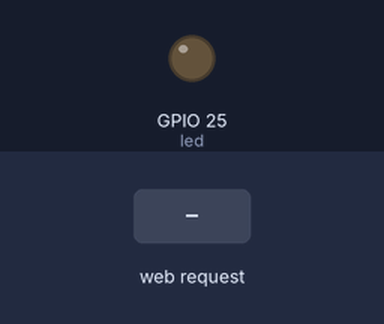
This sketch was run on a simulated ESP32. On the bench: output pins drawn as LEDs (lit = HIGH). The test bench sets the inputs (shaded band). What the sketch prints to the serial monitor is not drawn.

Above: at 1.2 s.
1.3 s: HTTP request GET /on received
At 2.3 s:
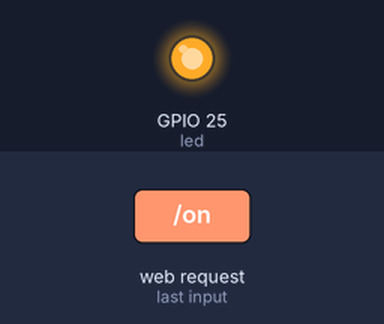
2.8 s: HTTP request GET / received
At 3.5 s:
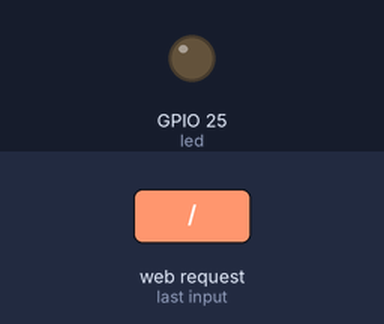
Timing chart, 0 to 5.8 s (numbered marks = the images above; inputs shaded):
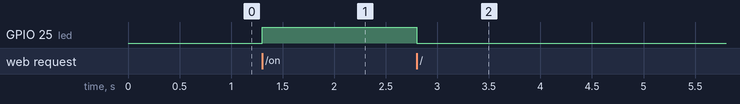

Measured:
- after the input at 1.3 s, GPIO 25 (led): LOW → HIGH at once
- after the input at 2.8 s, GPIO 25 (led): HIGH → LOW at once

The sketch:

esp32.HT.web.server.ap.190223.ino
```cpp
#include <WiFi.h>
#include <WiFiClient.h>
#include <WebServer.h>
#include <ESPmDNS.h>
WebServer server(80);

const char* ssid = "smartcomputerlab";
const char* password = "esp32";

const int led = 25;

void handleRoot() {
  digitalWrite(led, 1);
  server.send(200, "text/plain", "hello from esp32!");
  digitalWrite(led, 0);
}

void handleON() {
  digitalWrite(led, 1);
  server.send(200, "text/plain", "LED set ON");
}

void handleOFF() {
  digitalWrite(led, 0);
  server.send(200, "text/plain", "LED set OFF");
}


void handleNotFound(){
  digitalWrite(led, 1);
  String message = "File Not Found\n\n";
  message += "URI: ";
  message += server.uri();
  message += "\nMethod: ";
  message += (server.method() == HTTP_GET)?"GET":"POST";
  message += "\nArguments: ";
  message += server.args();
  message += "\n";
  for (uint8_t i=0; i<server.args(); i++){
    message += " " + server.argName(i) + ": " + server.arg(i) + "\n";
  }
  server.send(404, "text/plain", message);
  digitalWrite(led, 0);
}

void setup(void){
  pinMode(led, OUTPUT);
  digitalWrite(led, 0);
  Serial.begin(9600);


WiFi.mode( WIFI_AP );
IPAddress ip(192,168,4,1);
IPAddress gateway(192,168,4,1);
IPAddress subnet( 255, 255, 255, 0 );
WiFi.softAPConfig( ip, gateway, subnet );
WiFi.softAP( "smartcomputerlab" );

  Serial.print("IP address: ");
  Serial.println(WiFi.softAPIP());


  server.on("/", handleRoot);
  server.on("/on", handleON);
  server.on("/off", handleOFF);
  server.on("/inline", [](){
    server.send(200, "text/plain", "this works as well");
  });
  server.onNotFound(handleNotFound);
  server.begin();
  Serial.println("HTTP server started");
}

void loop(void){
  server.handleClient();
}
```
